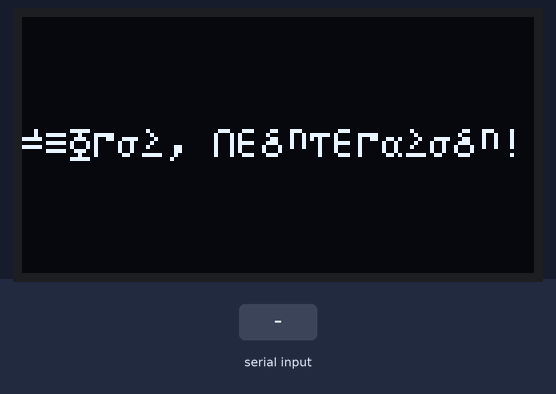
This sketch was run on a simulated ESP8266 (NodeMCU). Shown: 128×64 one-colour display. Inputs (shaded band) come from the test bench. What the sketch prints to the serial monitor is not drawn.

Above: at 0.1 s.
6.3 s: "90,45\n" received over Serial
Timing chart, 0 to 9.3 s (numbered marks = the images above; inputs shaded):
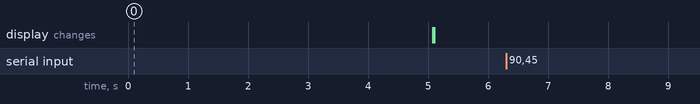

The sketch:

______________________________.ino
```cpp
#include <ESP8266WiFi.h>
#include <espnow.h>
#include <SPI.h>
#include <Wire.h>
#include <Adafruit_GFX.h>
#include <Adafruit_SSD1306.h>

#define SCREEN_WIDTH 128
#define SCREEN_HEIGHT 64
Adafruit_SSD1306 display(SCREEN_WIDTH, SCREEN_HEIGHT, &Wire, -1);

uint8_t broadcastAddress1[] = {0x24, 0xA1, 0x60, 0x21, 0x09, 0xB1};
uint8_t broadcastAddress2[] = {0x24, 0xA2, 0x60, 0x21, 0x09, 0xB1};

int b = 0;
int e;
String status1;
String status2;

unsigned long lastTime = 0;
unsigned long timerDelay = 100;

void OnDataSent(uint8_t *mac_addr, uint8_t sendStatus) {
  if (sendStatus != 0){
    Serial.println("Delivery fail");
  }
}

void OnDataRecv(uint8_t * mac, uint8_t *incomingData, uint8_t len) {
  memcpy(&status1, incomingData, sizeof(status1));
  memcpy(&status2, incomingData, sizeof(status2));
  Serial.println(status1);
}

String utf8rus(String source)
{
  int i,k;
  String target;
  unsigned char n;
  char m[2] = { '0', '\0' };
  k = source.length(); i = 0;
  while (i < k) {
    n = source[i]; i++;
    if (n >= 0xC0) {
      switch (n) {
        case 0xD0: {
          n = source[i]; i++;
          if (n == 0x81) { n = 0xA8; break; }
          if (n >= 0x90 && n <= 0xBF) n = n + 0x30;
          break;
        }
        case 0xD1: {
          n = source[i]; i++;
          if (n == 0x91) { n = 0xB8; break; }
          if (n >= 0x80 && n <= 0x8F) n = n + 0x70;
          break;
        }
      }
    }
    m[0] = n; target = target + String(m);
  }
return target;
}

void setup() {
  display.cp437(true);

  Serial.begin(115200);
  display.begin(SSD1306_SWITCHCAPVCC, 0x3C);

  WiFi.mode(WIFI_STA);

  if (esp_now_init() != 0) {
    Serial.println("Error initializing ESP-NOW");
    return;
  }

  esp_now_set_self_role(ESP_NOW_ROLE_COMBO);

  esp_now_register_send_cb(OnDataSent);

  esp_now_register_recv_cb(OnDataRecv);

  esp_now_add_peer(broadcastAddress1, ESP_NOW_ROLE_COMBO, 1, NULL, 0);
  esp_now_add_peer(broadcastAddress2, ESP_NOW_ROLE_COMBO, 1, NULL, 0);

  display.clearDisplay();
  display.setTextSize(1);
  display.setTextColor(WHITE);
  display.setCursor(0, 28);
  display.println(utf8rus("Привет, пользователь!"));
  display.display();
  delay(5000);
  display.clearDisplay();
  display.display();
}

void loop() {
  display.clearDisplay();
  display.setTextSize(1);
  display.setTextColor(WHITE);
  display.setCursor(0, 0);
  display.print(utf8rus("Устр1: "));
  display.print(utf8rus(status1));
  display.setCursor(0, 10);
  display.print(utf8rus("Устр2: "));
  display.display();
  if ((millis() - lastTime) > timerDelay) {
    if (Serial.available() > 0) {

      if(Serial.available() > 0) {
        b = Serial.parseInt();
        delay(10);
        Serial.println(b);
      }
      Serial.println(b);
      if (b != 0){
        Serial.println(b);
        e = b / 10;
        switch(e){
          case 1:
            esp_now_send(broadcastAddress1, (uint8_t *) &b, sizeof(b));
            lastTime = millis();
          case 2:
            esp_now_send(broadcastAddress2, (uint8_t *) &b, sizeof(b));
            lastTime = millis();
          case 3:
            esp_now_send(broadcastAddress2, (uint8_t *) &b, sizeof(b));
            lastTime = millis();
        }
      }
    }
        b = 0;
  }
}
```

Measured:
- after the input at 6.3 s, every drawn part: stays the same
